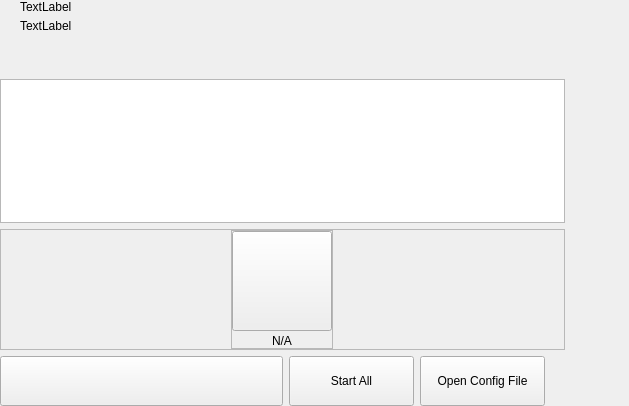
<?xml version="1.0" encoding="UTF-8"?>
<ui version="4.0">
 <class>MasterNodesWidget</class>
 <widget class="QWidget" name="MasterNodesWidget">
  <property name="geometry">
   <rect>
    <x>0</x>
    <y>0</y>
    <width>629</width>
    <height>406</height>
   </rect>
  </property>
  <property name="windowTitle">
   <string>Form</string>
  </property>
  <layout class="QHBoxLayout" name="horizontalLayout_2" stretch="2,1">
   <property name="spacing">
    <number>0</number>
   </property>
   <property name="leftMargin">
    <number>0</number>
   </property>
   <property name="topMargin">
    <number>0</number>
   </property>
   <property name="rightMargin">
    <number>0</number>
   </property>
   <property name="bottomMargin">
    <number>0</number>
   </property>
   <item>
    <widget class="QWidget" name="left" native="true">
     <layout class="QVBoxLayout" name="verticalLayout_3">
      <property name="leftMargin">
       <number>0</number>
      </property>
      <property name="topMargin">
       <number>0</number>
      </property>
      <property name="rightMargin">
       <number>0</number>
      </property>
      <property name="bottomMargin">
       <number>0</number>
      </property>
      <item>
       <layout class="QVBoxLayout" name="verticalLayout_2">
        <property name="spacing">
         <number>6</number>
        </property>
        <item>
         <layout class="QHBoxLayout" name="horizontalLayout_3">
          <property name="spacing">
           <number>0</number>
          </property>
          <property name="leftMargin">
           <number>20</number>
          </property>
          <item>
           <layout class="QVBoxLayout" name="verticalLayout_8">
            <property name="spacing">
             <number>5</number>
            </property>
            <item>
             <widget class="QLabel" name="labelTitle">
              <property name="text">
               <string>TextLabel</string>
              </property>
             </widget>
            </item>
            <item alignment="Qt::AlignTop">
             <widget class="QLabel" name="labelSubtitle1">
              <property name="text">
               <string>TextLabel</string>
              </property>
             </widget>
            </item>
           </layout>
          </item>
          <item>
           <spacer name="horizontalSpacer">
            <property name="orientation">
             <enum>Qt::Horizontal</enum>
            </property>
            <property name="sizeHint" stdset="0">
             <size>
              <width>40</width>
              <height>20</height>
             </size>
            </property>
           </spacer>
          </item>
         </layout>
        </item>
        <item>
         <spacer name="verticalSpacer_2">
          <property name="orientation">
           <enum>Qt::Vertical</enum>
          </property>
          <property name="sizeType">
           <enum>QSizePolicy::Fixed</enum>
          </property>
          <property name="sizeHint" stdset="0">
           <size>
            <width>20</width>
            <height>40</height>
           </size>
          </property>
         </spacer>
        </item>
        <item>
         <layout class="QVBoxLayout" name="verticalLayout_6"/>
        </item>
        <item>
         <widget class="QListView" name="listMn">
          <property name="mouseTracking">
           <bool>true</bool>
          </property>
         </widget>
        </item>
        <item>
         <widget class="QFrame" name="emptyContainer">
          <property name="minimumSize">
           <size>
            <width>0</width>
            <height>100</height>
           </size>
          </property>
          <property name="frameShape">
           <enum>QFrame::StyledPanel</enum>
          </property>
          <property name="frameShadow">
           <enum>QFrame::Raised</enum>
          </property>
          <layout class="QVBoxLayout" name="verticalLayout_7" stretch="1,8">
           <property name="spacing">
            <number>0</number>
           </property>
           <property name="leftMargin">
            <number>0</number>
           </property>
           <property name="topMargin">
            <number>0</number>
           </property>
           <property name="rightMargin">
            <number>0</number>
           </property>
           <property name="bottomMargin">
            <number>0</number>
           </property>
           <item>
            <spacer name="verticalSpacer">
             <property name="orientation">
              <enum>Qt::Vertical</enum>
             </property>
             <property name="sizeHint" stdset="0">
              <size>
               <width>20</width>
               <height>20</height>
              </size>
             </property>
            </spacer>
           </item>
           <item alignment="Qt::AlignHCenter|Qt::AlignVCenter">
            <widget class="QFrame" name="emptyScreen">
             <property name="sizePolicy">
              <sizepolicy hsizetype="Expanding" vsizetype="Expanding">
               <horstretch>0</horstretch>
               <verstretch>0</verstretch>
              </sizepolicy>
             </property>
             <property name="frameShape">
              <enum>QFrame::StyledPanel</enum>
             </property>
             <property name="frameShadow">
              <enum>QFrame::Raised</enum>
             </property>
             <layout class="QVBoxLayout" name="verticalLayout">
              <property name="spacing">
               <number>30</number>
              </property>
              <property name="leftMargin">
               <number>0</number>
              </property>
              <property name="topMargin">
               <number>0</number>
              </property>
              <property name="rightMargin">
               <number>0</number>
              </property>
              <property name="bottomMargin">
               <number>0</number>
              </property>
              <item alignment="Qt::AlignHCenter|Qt::AlignVCenter">
               <widget class="QPushButton" name="pushImgEmpty">
                <property name="minimumSize">
                 <size>
                  <width>100</width>
                  <height>100</height>
                 </size>
                </property>
                <property name="maximumSize">
                 <size>
                  <width>100</width>
                  <height>100</height>
                 </size>
                </property>
                <property name="focusPolicy">
                 <enum>Qt::NoFocus</enum>
                </property>
                <property name="text">
                 <string/>
                </property>
                <property name="iconSize">
                 <size>
                  <width>100</width>
                  <height>100</height>
                 </size>
                </property>
               </widget>
              </item>
              <item alignment="Qt::AlignHCenter|Qt::AlignVCenter">
               <widget class="QLabel" name="labelEmpty">
                <property name="styleSheet">
                 <string notr="true"/>
                </property>
                <property name="text">
                 <string>N/A</string>
                </property>
                <property name="alignment">
                 <set>Qt::AlignCenter</set>
                </property>
               </widget>
              </item>
             </layout>
            </widget>
           </item>
          </layout>
         </widget>
        </item>
        <item>
         <layout class="QHBoxLayout" name="horizontalLayout_7">
          <property name="rightMargin">
           <number>20</number>
          </property>
          <item>
           <spacer name="horizontalSpacer_5">
            <property name="orientation">
             <enum>Qt::Horizontal</enum>
            </property>
            <property name="sizeType">
             <enum>QSizePolicy::Expanding</enum>
            </property>
            <property name="sizeHint" stdset="0">
             <size>
              <width>40</width>
              <height>20</height>
             </size>
            </property>
           </spacer>
          </item>
          <item>
           <widget class="QPushButton" name="pushButtonSave">
            <property name="minimumSize">
             <size>
              <width>283</width>
              <height>50</height>
             </size>
            </property>
            <property name="maximumSize">
             <size>
              <width>283</width>
              <height>50</height>
             </size>
            </property>
            <property name="focusPolicy">
             <enum>Qt::NoFocus</enum>
            </property>
            <property name="text">
             <string/>
            </property>
           </widget>
          </item>
          <item>
           <widget class="QPushButton" name="pushButtonStartAll">
            <property name="minimumSize">
             <size>
              <width>125</width>
              <height>50</height>
             </size>
            </property>
            <property name="text">
             <string>Start All</string>
            </property>
           </widget>
          </item>
          <item>
           <widget class="QPushButton" name="pushButtonOpenConfig">
            <property name="minimumSize">
             <size>
              <width>125</width>
              <height>50</height>
             </size>
            </property>
            <property name="text">
             <string>Open Config File</string>
            </property>
           </widget>
          </item>
         </layout>
        </item>
       </layout>
      </item>
     </layout>
    </widget>
   </item>
   <item>
    <widget class="QWidget" name="right" native="true">
     <layout class="QVBoxLayout" name="verticalLayout_5">
      <property name="leftMargin">
       <number>0</number>
      </property>
      <property name="topMargin">
       <number>0</number>
      </property>
      <property name="rightMargin">
       <number>0</number>
      </property>
      <property name="bottomMargin">
       <number>0</number>
      </property>
      <item>
       <layout class="QVBoxLayout" name="verticalLayout_4">
        <property name="spacing">
         <number>6</number>
        </property>
        <item>
         <widget class="OptionButton" name="btnAbout" native="true">
          <property name="minimumSize">
           <size>
            <width>0</width>
            <height>50</height>
           </size>
          </property>
         </widget>
        </item>
        <item>
         <widget class="OptionButton" name="btnAboutController" native="true">
          <property name="minimumSize">
           <size>
            <width>0</width>
            <height>50</height>
           </size>
          </property>
         </widget>
        </item>
        <item>
         <spacer name="verticalSpacer_5">
          <property name="orientation">
           <enum>Qt::Vertical</enum>
          </property>
          <property name="sizeHint" stdset="0">
           <size>
            <width>20</width>
            <height>40</height>
           </size>
          </property>
         </spacer>
        </item>
       </layout>
      </item>
     </layout>
    </widget>
   </item>
  </layout>
 </widget>
 <customwidgets>
  <customwidget>
   <class>OptionButton</class>
   <extends>QWidget</extends>
   <header>qt/pivx/optionbutton.h</header>
   <container>1</container>
  </customwidget>
 </customwidgets>
 <resources/>
 <connections/>
</ui>
